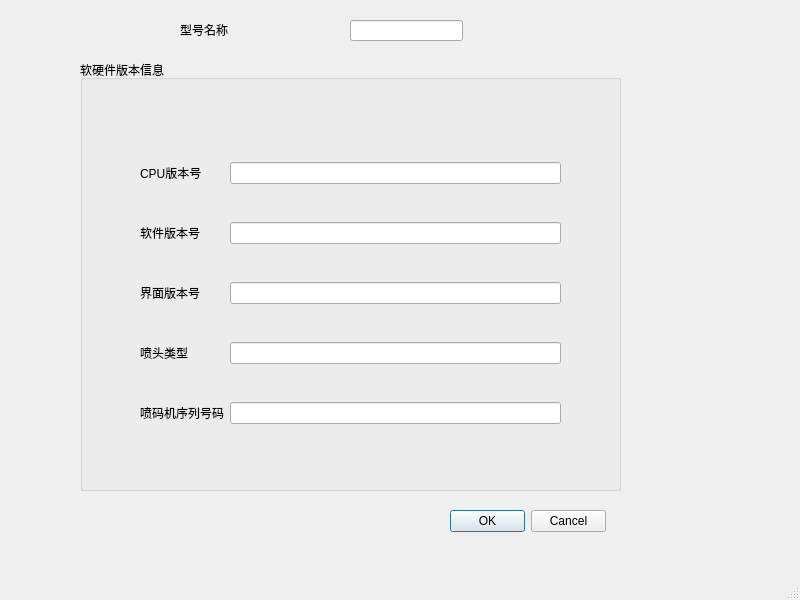
<?xml version="1.0" encoding="UTF-8"?>
<ui version="4.0">
 <class>SysGenWnd</class>
 <widget class="QMainWindow" name="SysGenWnd">
  <property name="geometry">
   <rect>
    <x>0</x>
    <y>0</y>
    <width>800</width>
    <height>600</height>
   </rect>
  </property>
  <property name="windowTitle">
   <string>SysGeneral</string>
  </property>
  <widget class="QWidget" name="centralwidget">
   <widget class="QLabel" name="label">
    <property name="geometry">
     <rect>
      <x>180</x>
      <y>20</y>
      <width>91</width>
      <height>20</height>
     </rect>
    </property>
    <property name="text">
     <string>型号名称</string>
    </property>
   </widget>
   <widget class="QLineEdit" name="lineEdit">
    <property name="geometry">
     <rect>
      <x>350</x>
      <y>20</y>
      <width>113</width>
      <height>21</height>
     </rect>
    </property>
   </widget>
   <widget class="QGroupBox" name="groupBox">
    <property name="geometry">
     <rect>
      <x>80</x>
      <y>60</y>
      <width>541</width>
      <height>431</height>
     </rect>
    </property>
    <property name="title">
     <string>软硬件版本信息</string>
    </property>
    <widget class="QWidget" name="gridLayoutWidget">
     <property name="geometry">
      <rect>
       <x>60</x>
       <y>70</y>
       <width>421</width>
       <height>331</height>
      </rect>
     </property>
     <layout class="QGridLayout" name="gridLayout">
      <item row="0" column="0">
       <widget class="QLabel" name="label_2">
        <property name="text">
         <string>CPU版本号</string>
        </property>
       </widget>
      </item>
      <item row="1" column="0">
       <widget class="QLabel" name="label_3">
        <property name="text">
         <string>软件版本号</string>
        </property>
       </widget>
      </item>
      <item row="2" column="0">
       <widget class="QLabel" name="label_4">
        <property name="text">
         <string>界面版本号</string>
        </property>
       </widget>
      </item>
      <item row="3" column="0">
       <widget class="QLabel" name="label_5">
        <property name="text">
         <string>喷头类型</string>
        </property>
       </widget>
      </item>
      <item row="4" column="0">
       <widget class="QLabel" name="label_6">
        <property name="text">
         <string>喷码机序列号码</string>
        </property>
       </widget>
      </item>
      <item row="0" column="1">
       <widget class="QLineEdit" name="lineEdit_2"/>
      </item>
      <item row="1" column="1">
       <widget class="QLineEdit" name="lineEdit_3"/>
      </item>
      <item row="2" column="1">
       <widget class="QLineEdit" name="lineEdit_4"/>
      </item>
      <item row="3" column="1">
       <widget class="QLineEdit" name="lineEdit_5"/>
      </item>
      <item row="4" column="1">
       <widget class="QLineEdit" name="lineEdit_6"/>
      </item>
     </layout>
    </widget>
   </widget>
   <widget class="QDialogButtonBox" name="sysbutton">
    <property name="geometry">
     <rect>
      <x>450</x>
      <y>510</y>
      <width>156</width>
      <height>23</height>
     </rect>
    </property>
    <property name="standardButtons">
     <set>QDialogButtonBox::Cancel|QDialogButtonBox::Ok</set>
    </property>
   </widget>
  </widget>
  <widget class="QMenuBar" name="menubar">
   <property name="geometry">
    <rect>
     <x>0</x>
     <y>0</y>
     <width>800</width>
     <height>23</height>
    </rect>
   </property>
  </widget>
  <widget class="QStatusBar" name="statusbar"/>
 </widget>
 <resources/>
 <connections/>
</ui>
